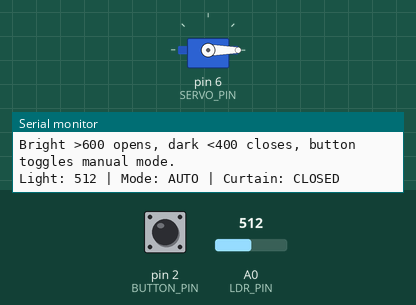
This sketch was run on a simulated Arduino Uno, built with avr-gcc and run on an emulated ATmega328P. Parts: servo, the last lines printed to the serial monitor. The test bench sets the inputs (shaded band); at power-on: A0 (LDR_PIN) = 512, pin 2 (BUTTON_PIN) HIGH.

Above: at 1.2 s.
1.3 s: A0 (LDR_PIN) set to 589
2.8 s: A0 (LDR_PIN) set to 608
At 3.6 s:
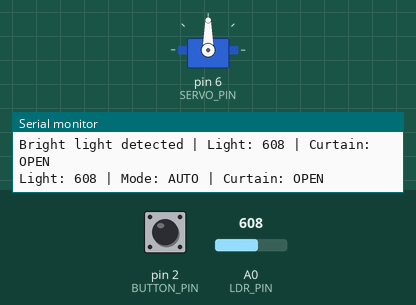
4.3 s: pin 2 (BUTTON_PIN) pulled LOW for 0.15 s
At 5.4 s:
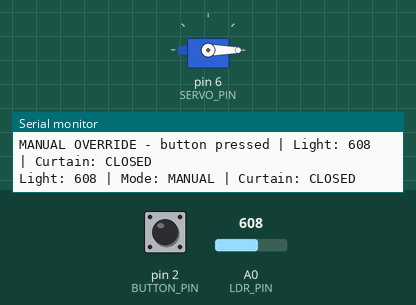
6.5 s: pin 2 (BUTTON_PIN) pulled LOW for 1 s
At 6.9 s:
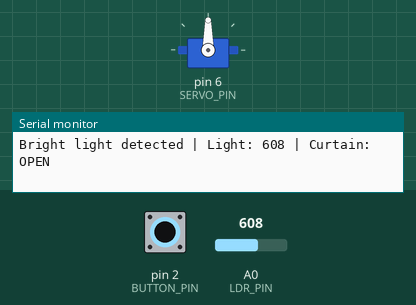
9.0 s: pin 2 (BUTTON_PIN) pulled LOW for 3.2 s
At 10.0 s:
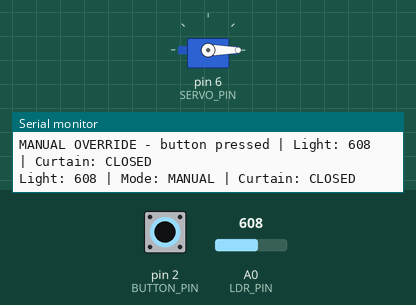
Timing chart, 0 to 12.0 s (numbered marks = the images above; inputs shaded):
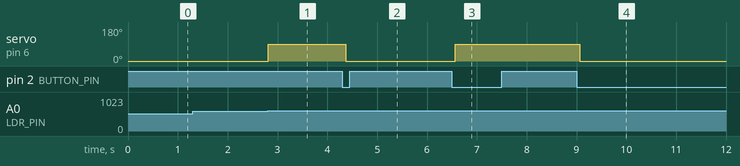

Measured:
- the behaviour switches between 600 and 601 on A0 (LDR_PIN) (found by bisection; images 0 and 1)
- after the input at 2.8 s, servo on pin 6 (SERVO_PIN): 0° → 90° at once
- after the input at 4.3 s, servo on pin 6 (SERVO_PIN): 90° → 0° after 0.07 s
- after the input at 6.5 s, servo on pin 6 (SERVO_PIN): 0° → 90° after 0.07 s
- after the input at 9.0 s, servo on pin 6 (SERVO_PIN): 90° → 0° after 0.06 s

The sketch:

Automatic-Curtain-Prototype.ino
```cpp
// 072 - Automatic Curtain Prototype
// An LDR measures the room brightness and a servo motor opens or closes a model curtain.
// A push button gives a manual override of the automatic behaviour.
// Board: Arduino Uno
// Wiring:
//   LDR voltage divider: 5V -> LDR -> pin A0 -> 10k ohm resistor -> GND
//   Servo signal: pin 6 (power the servo from 5V, common GND with the Arduino)
//   Manual override button: pin 2 -> GND (INPUT_PULLUP is used)
//
// Libraries: Servo (built-in with the Arduino IDE)

#include <Servo.h>  // Built-in Arduino library for RC servo motors

// ---------------- Pin constants ----------------
const int LDR_PIN = A0;       // Analog pin reading the LDR voltage divider
const int SERVO_PIN = 6;      // Servo signal wire
const int BUTTON_PIN = 2;     // Manual override button

// ---------------- Brightness thresholds (hysteresis) ----------------
// Two different thresholds prevent the servo from jittering around one value:
// it opens above BRIGHT_THRESHOLD and only closes again below DARK_THRESHOLD.
const int BRIGHT_THRESHOLD = 600;  // Bright room -> open the curtain
const int DARK_THRESHOLD = 400;    // Dark room  -> close the curtain

// ---------------- Servo positions ----------------
const int CURTAIN_CLOSED_ANGLE = 0;   // Curtain fully closed
const int CURTAIN_OPEN_ANGLE = 90;    // Curtain fully open

const unsigned long DEBOUNCE_MS = 50;  // Button debounce time

// ---------------- State variables ----------------
Servo curtainServo;
bool curtainIsOpen = false;      // Current curtain position
bool manualMode = false;         // true = button controls the curtain, false = LDR controls it

int lastButtonReading = HIGH;
int stableButtonState = HIGH;
unsigned long lastDebounceMs = 0;

// Move the servo to the requested position and remember it
void setCurtain(bool open) {
  curtainIsOpen = open;
  curtainServo.write(open ? CURTAIN_OPEN_ANGLE : CURTAIN_CLOSED_ANGLE);
}

// Print the current curtain state to the Serial Monitor
void printState(const char *reason) {
  Serial.print(reason);
  Serial.print(" | Light: ");
  Serial.print(analogRead(LDR_PIN));
  Serial.print(" | Curtain: ");
  Serial.println(curtainIsOpen ? "OPEN" : "CLOSED");
}

void setup() {
  pinMode(BUTTON_PIN, INPUT_PULLUP);

  curtainServo.attach(SERVO_PIN);
  setCurtain(false);  // Start with the curtain closed

  Serial.begin(9600);
  Serial.println("Automatic Curtain Prototype ready.");
  Serial.println("Bright >600 opens, dark <400 closes, button toggles manual mode.");
}

void loop() {
  // ----- 1. Read the light level -----
  int lightValue = analogRead(LDR_PIN);  // 0 (dark) ... 1023 (full light)
  bool isBright = (lightValue > BRIGHT_THRESHOLD);
  bool isDark = (lightValue < DARK_THRESHOLD);

  // ----- 2. Read and debounce the manual override button -----
  int reading = digitalRead(BUTTON_PIN);
  if (reading != lastButtonReading) {
    lastDebounceMs = millis();
  }
  lastButtonReading = reading;

  if ((millis() - lastDebounceMs) > DEBOUNCE_MS && reading != stableButtonState) {
    stableButtonState = reading;

    if (stableButtonState == LOW) {  // Button pressed (INPUT_PULLUP -> LOW)
      manualMode = !manualMode;      // Switch between manual and automatic control

      if (manualMode) {
        // In manual mode the first press simply flips the curtain position
        setCurtain(!curtainIsOpen);
        printState("MANUAL OVERRIDE - button pressed");
      } else {
        printState("Back to AUTOMATIC mode");
      }
    }
  }

  // ----- 3. Automatic control with hysteresis -----
  if (!manualMode) {
    if (isBright && !curtainIsOpen) {
      setCurtain(true);
      printState("Bright light detected");
    } else if (isDark && curtainIsOpen) {
      setCurtain(false);
      printState("Darkness detected");
    }
  }

  // ----- 4. Show the live light reading once per second while idle -----
  static unsigned long lastPrintMs = 0;
  if (millis() - lastPrintMs >= 1000) {
    lastPrintMs = millis();
    Serial.print("Light: ");
    Serial.print(lightValue);
    Serial.print(" | Mode: ");
    Serial.print(manualMode ? "MANUAL" : "AUTO");
    Serial.print(" | Curtain: ");
    Serial.println(curtainIsOpen ? "OPEN" : "CLOSED");
  }

  delay(20);  // Small delay keeps the loop steady and the analog reading stable
}
```
